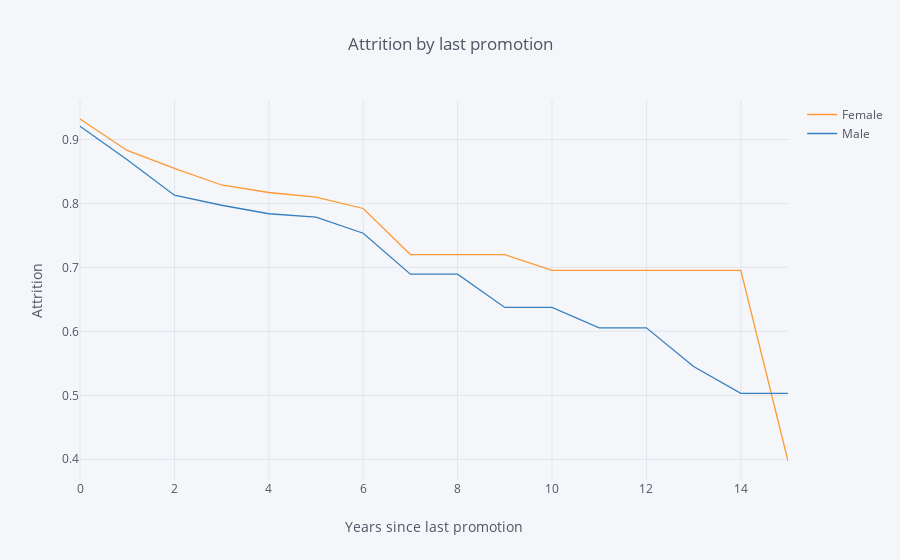

Notebook cell for this chart:
### Markdown cell above
## 3. Let's look at retention rate by gender from a third perspective - the number of years since the employee's last promotion. Generate and plot a survival curve showing this.

### Code cell
rates = survival(data, 'Gender', 'YearsSinceLastPromotion', 'Attrition' )

rates.iplot(kind='line', xTitle='Years since last promotion', yTitle='Attrition', title='Attrition by last promotion')

### Figure 1 — Plotly figure (JSON) as saved in the notebook; plotly's stock layout.template omitted (floating-point values rounded to 4 significant figures)
{"data": [{"line": {"color": "rgba(255, 153, 51, 1.0)", "dash": "solid", "shape": "linear", "width": 1.3}, "mode": "lines", "name": "Female", "text": "", "type": "scatter", "uid": "ea460a5e-db33-4e47-95a7-b904ccfa6bbb", "x": [0, 1, 2, 3, 4, 5, 6, 7, 8, 9, 10, 11, 12, 13, 14, 15], "y": [0.932, 0.8828, 0.8547, 0.8288, 0.817, 0.8099, 0.7921, 0.7201, 0.7201, 0.7201, 0.6952, 0.6952, 0.6952, 0.6952, 0.6952, 0.3973]}, {"line": {"color": "rgba(55, 128, 191, 1.0)", "dash": "solid", "shape": "linear", "width": 1.3}, "mode": "lines", "name": "Male", "text": "", "type": "scatter", "uid": "05ce2126-dffe-4e22-97a7-f905d36c7446", "x": [0, 1, 2, 3, 4, 5, 6, 7, 8, 9, 10, 11, 12, 13, 14, 15], "y": [0.9206, 0.8684, 0.8128, 0.7971, 0.7838, 0.7785, 0.7534, 0.6894, 0.6894, 0.6374, 0.6374, 0.6055, 0.6055, 0.5449, 0.503, 0.503]}], "layout": {"autosize": true, "legend": {"bgcolor": "#F5F6F9", "font": {"color": "#4D5663"}}, "paper_bgcolor": "#F5F6F9", "plot_bgcolor": "#F5F6F9", "title": {"font": {"color": "#4D5663"}, "text": "Attrition by last promotion"}, "xaxis": {"autorange": true, "gridcolor": "#E1E5ED", "range": [0, 15], "showgrid": true, "tickfont": {"color": "#4D5663"}, "title": {"font": {"color": "#4D5663"}, "text": "Years since last promotion"}, "type": "linear", "zerolinecolor": "#E1E5ED"}, "yaxis": {"autorange": true, "gridcolor": "#E1E5ED", "range": [0.3676, 0.9617], "showgrid": true, "tickfont": {"color": "#4D5663"}, "title": {"font": {"color": "#4D5663"}, "text": "Attrition"}, "type": "linear", "zerolinecolor": "#E1E5ED"}}}
